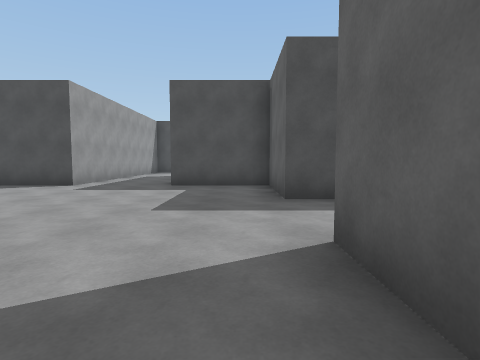
View 1 (above)

24 first-person views from a walk through a Unity game level. The camera is 1.3 m above the floor, tilts 4° down and sees 80° across. The floor is counted in squares, 2 m on a side. Each view is taken from the middle of a square. On the plan, view 1 faces up. The plan holds only what a view shows up to about 9 squares ahead; the rest is blank. The place goes on beyond the plan. The player is left out.

View 2
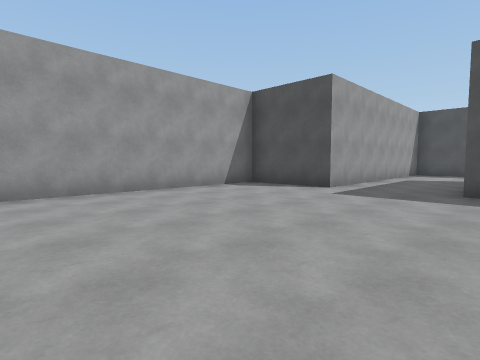

View 3
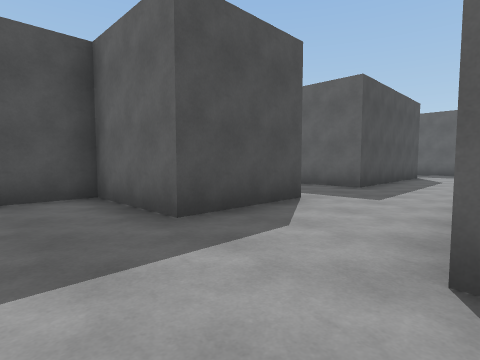

View 4
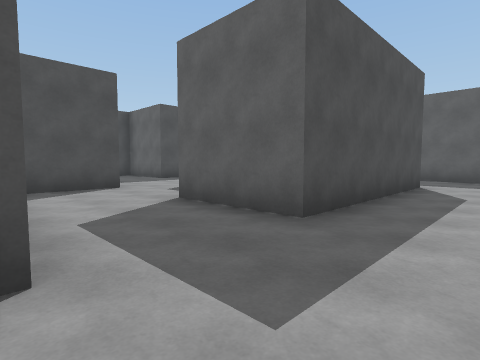

View 5
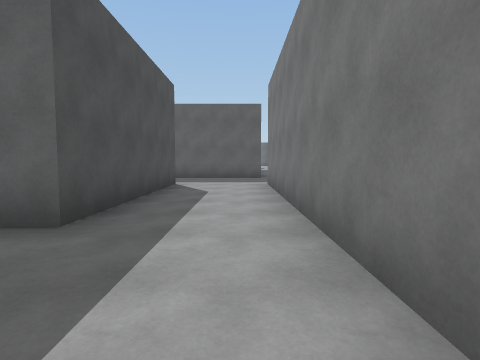

View 6
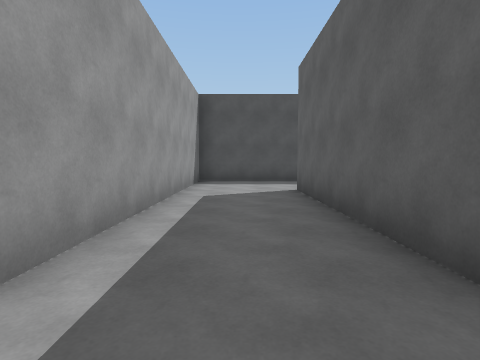

View 7
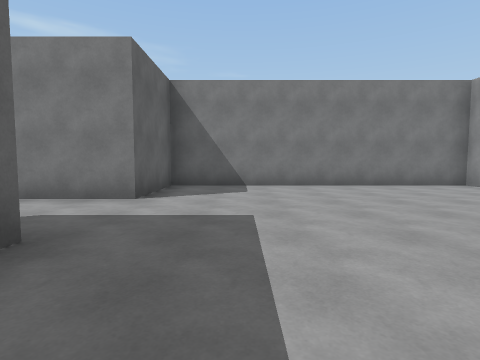

View 8
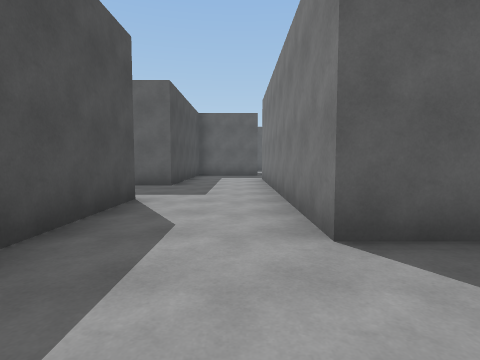

View 9
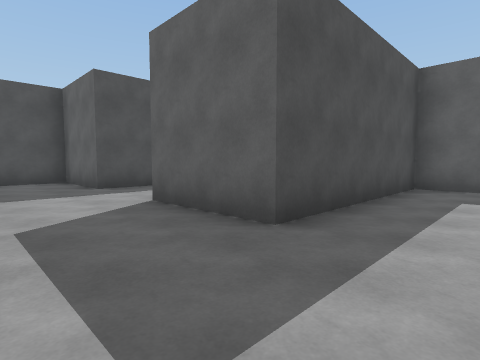

View 10
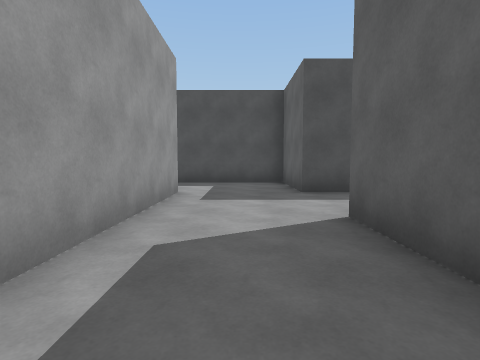

View 11
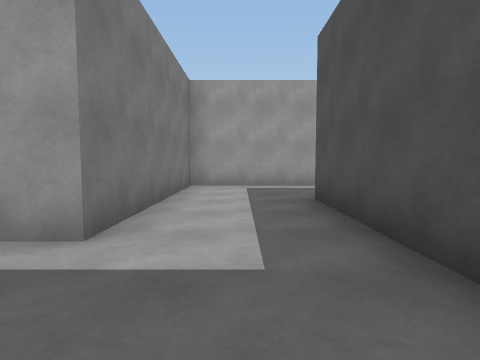

View 12
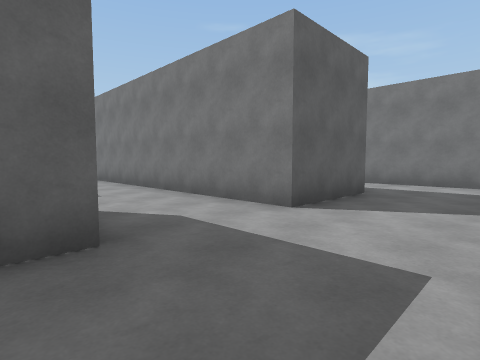

View 13
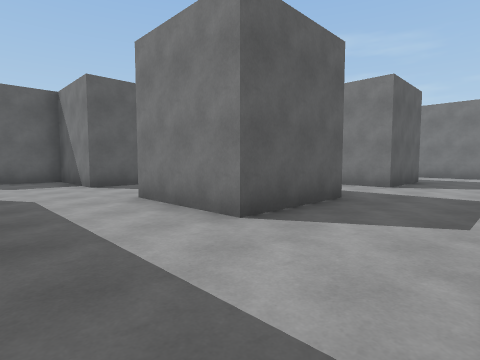

View 14
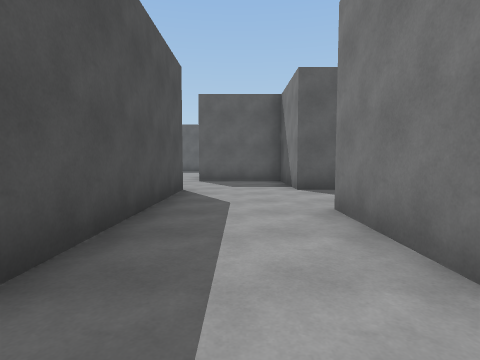

View 15
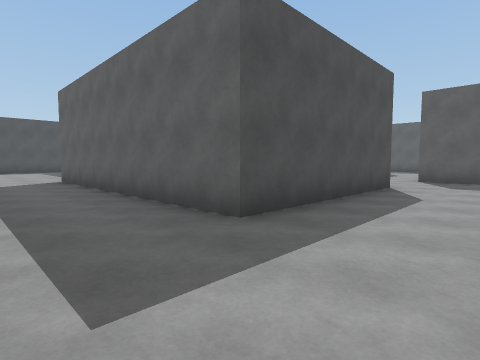

View 16
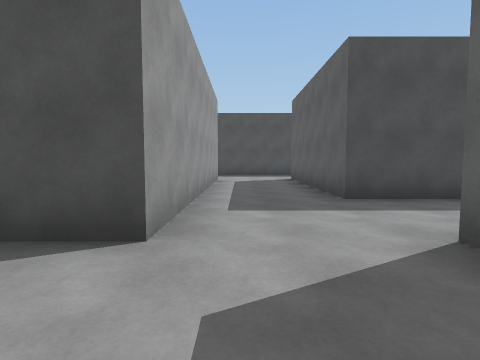

View 17
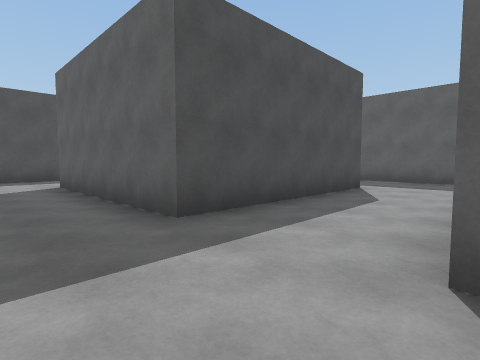

View 18
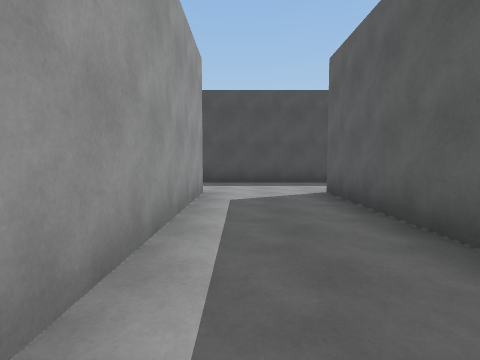

View 19
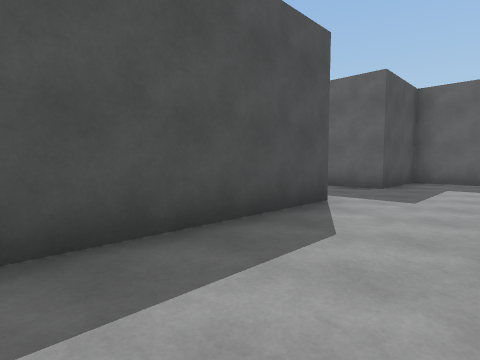

View 20
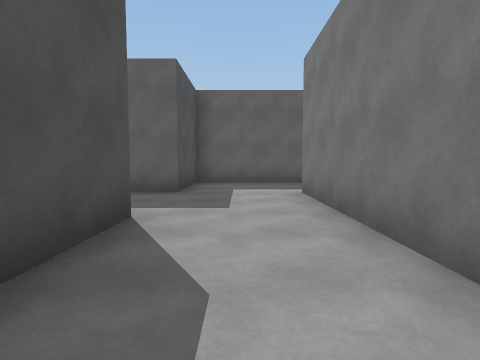

View 21
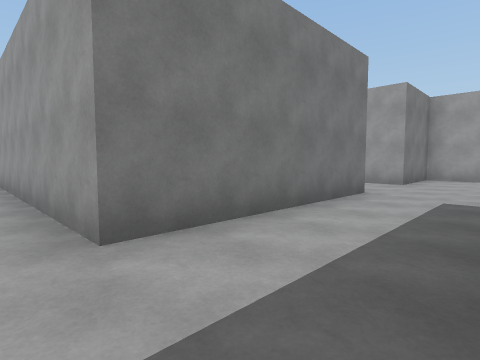

View 22
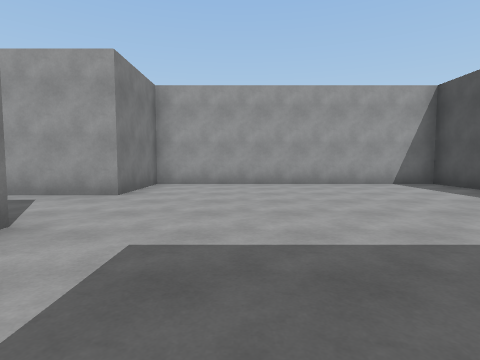

View 23
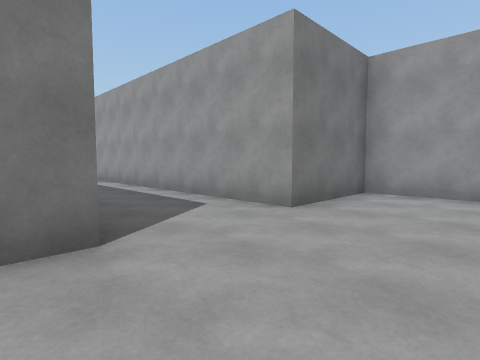

View 24
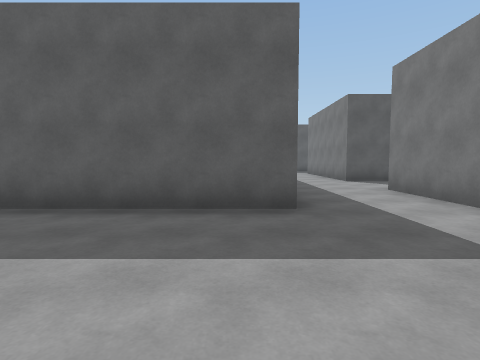

### Floor plan
Points are (right, up) in squares from view 1. A wall is a line through its corners. A room is listed if a view was taken in it or the views show most of it. See-through windows are left out.
Room 1 (views 1, 2, 3, 4, 5, 6, 7, 8)
walls: (3.4, 4.7) (0.8, 4.7) (0.8, 7.2) (-1.7, 7.2) (-1.7, 12.2) (0.5, 12.2); (5.9, 9.7) (3.9, 9.7); (0.8, 14.7) (-4.2, 14.7) (-4.2, 7.2) (-6.7, 7.2) (-6.7, -0.2) (0.8, -0.2) (0.8, 2.2) (10.8, 2.2); (10.8, 4.7) (5.8, 4.7) (5.8, 7.2)
ways out: opening at (-0.5, 13.5) to room 2; opening at (5.5, 8.5) to room 2; opening at (10, 3.5) to room 2
Room 2 (views 9, 10, 11, 12, 13, 14, 15, 16, 17, 18, 19, 20, 21, 22, 23, 24)
walls: (3.3, 28.5) (3.3, 29.7) (5.8, 29.7) (5.8, 32.2); (4.6, 19.7) (3.3, 19.7) (3.3, 22.3) (-1.7, 22.3) (-1.7, 24.7) (5.6, 24.7); (13.3, 33.2) (13.3, 35.6); (10.8, 34.7) (5.8, 34.7) (5.8, 39.8) (10.8, 39.8); (3.3, 32.2) (-1.7, 32.2) (-1.7, 39.8) (3.3, 39.8) (3.3, 32.2); (8.3, 13.6) (8.3, 14.7) (3.3, 14.7) (3.3, 17.2); (-1.7, 27.1) (-1.7, 29.7) (0.8, 29.7); (-4.2, 23) (-4.2, 19.8) (0.8, 19.8) (0.8, 15.4); (13.3, 39.1) (13.3, 42.2) (10.8, 42.2) (10.8, 43.6); (0.5, 12.2) (5, 12.2); (8.4, 42.2) (2.9, 42.2); (0.8, 42.1) (0.8, 46.2); (13.3, 3.9) (13.3, 5.4); (-6.7, 46.5) (-6.7, 39.8) (-4.2, 39.8) (-4.2, 32.4)
ways out: opening at (-0.5, 13.5) to room 1; opening at (5.5, 8.5) to room 1; opening at (10, 3.5) to room 1

Where each view was taken, in squares from view 1:
view 1: 0 up, 0 right, facing up
view 2: 1 up, 1 left, facing up-left
view 3: 2 up, 1 left, facing up-right
view 4: 3 up, 3 right, facing up-right
view 5: 3 up, 3 right, facing right
view 6: 6 up, 3 left, facing up
view 7: 7 up, 1 left, facing down
view 8: 13 up, 4 left, facing right
view 9: 13 up, 1 right, facing up-right
view 10: 14 up, 2 right, facing up
view 11: 21 up, 3 right, facing left
view 12: 28 up, 4 left, facing down-right
view 13: 32 up, 4 left, facing down-right
view 14: 31 up, 3 left, facing right
view 15: 30 up, 4 left, facing up-right
view 16: 30 up, 4 right, facing up
view 17: 32 up, 4 right, facing up-right
view 18: 34 up, 4 right, facing up
view 19: 40 up, 4 right, facing up-right
view 20: 41 up, 5 right, facing right
view 21: 42 up, 4 right, facing down-left
view 22: 42 up, 1 right, facing left
view 23: 42 up, 1 left, facing down-left
view 24: 43 up, 3 left, facing right
